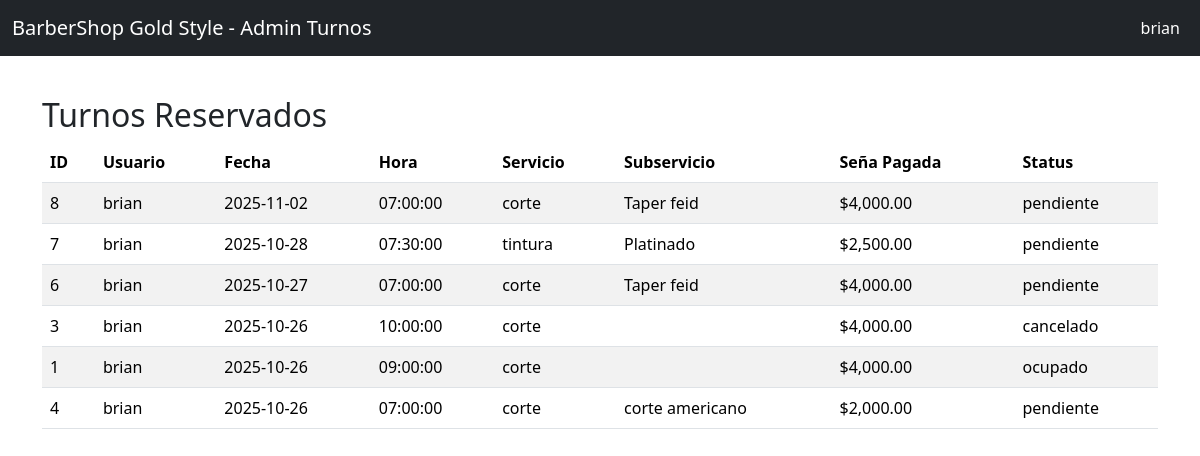
Before: /php/admin/turnos_admin.php (signed in) with the older database file.
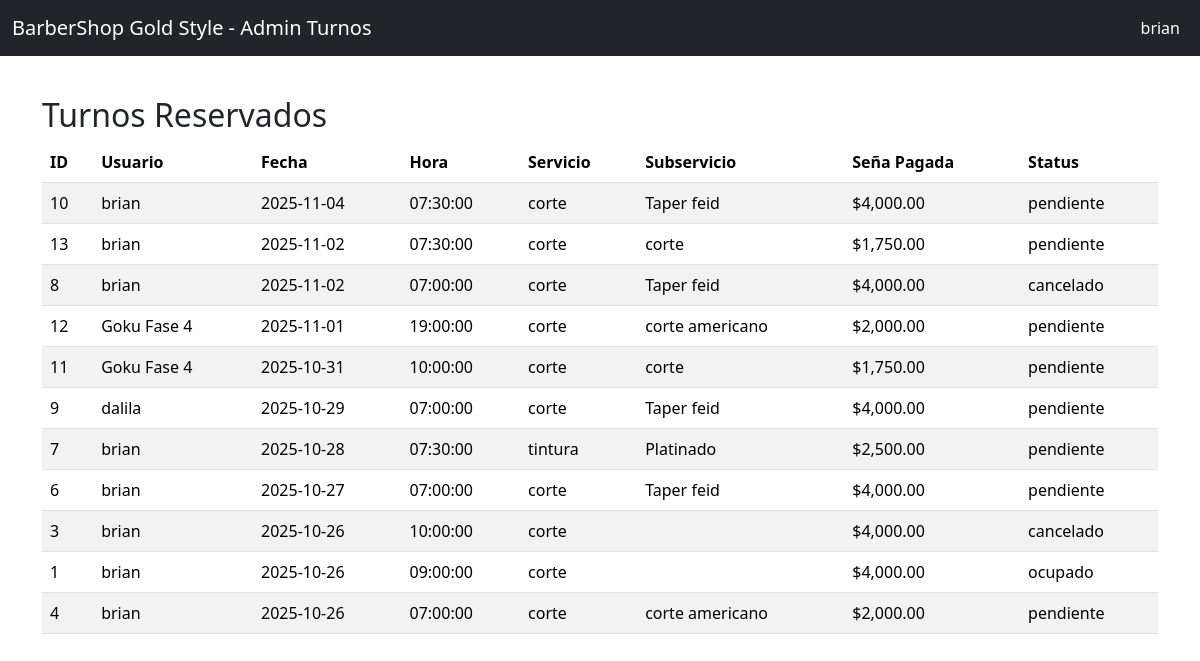
After: the same page with the newer database file.
### tables this page shows
CREATE TABLE `reservas` (
  `id_reserva` int(11) NOT NULL,
  `id_usuario` int(11) NOT NULL,
  `fecha` date NOT NULL,
  `hora` time NOT NULL,
  `category_key` varchar(50) NOT NULL,
  `sub_table` varchar(50) NOT NULL,
  `sena_pagada` decimal(10,2) DEFAULT 0.00,
  `status` varchar(50) DEFAULT 'pendiente',
  `sub_id` int(11) NOT NULL,
  `subservicio_name` varchar(255) NOT NULL DEFAULT ''
);

CREATE TABLE `usuarios` (
  `idusuario` int(11) NOT NULL,
  `nombre` varchar(100) NOT NULL,
  `dni` varchar(20) NOT NULL,
  `edad` int(11) NOT NULL CHECK (`edad` >= 16),
  `telefono` varchar(20) NOT NULL,
  `contrasena` varchar(255) NOT NULL,
  `correo` varchar(100) NOT NULL,
  `rol` varchar(50) DEFAULT 'cliente',
  `foto` varchar(255) DEFAULT NULL
);

### php/admin/turnos_admin.php (the view, shortened to what this page needs)
<?php
require_once '../conexion.php';
$stmt = $pdo->query("SELECT r.*, u.nombre AS user_name FROM reservas r JOIN usuarios u ON r.id_usuario = u.idusuario ORDER BY r.fecha DESC, r.hora DESC");
$turnos = $stmt->fetchAll(PDO::FETCH_ASSOC);
?>
<!DOCTYPE html>
<html lang="es">
<head>
    <link href="https://cdn.jsdelivr.net/npm/bootstrap@5.3.3/dist/css/bootstrap.min.css" rel="stylesheet">
</head>
<body>
    <nav class="navbar navbar-dark bg-dark fixed-top">
        <div class="container-fluid">
            <a class="navbar-brand" href="#">BarberShop Gold Style - Admin Turnos</a>
            <div class="d-flex align-items-center">
                <span class="text-white me-2"><?php echo htmlspecialchars($_SESSION["nombre"] ?? 'Admin'); ?></span>
            </div>
        </div>
    </nav>
    <div class="container mt-5 pt-5">
        <h2>Turnos Reservados</h2>
        <table class="table table-striped">
            <thead>
                <tr>
                    <th>ID</th>
                    <th>Usuario</th>
                    <th>Fecha</th>
                    <th>Hora</th>
                    <th>Servicio</th>
                    <th>Subservicio</th>
                    <th>Seña Pagada</th>
                    <th>Status</th>
                </tr>
            </thead>
            <tbody>
                <?php foreach ($turnos as $turno): ?>
                    <tr>
                        <td><?php echo $turno['id_reserva']; ?></td>
                        <td><?php echo htmlspecialchars($turno['user_name']); ?></td>
                        <td><?php echo $turno['fecha']; ?></td>
                        <td><?php echo $turno['hora']; ?></td>
                        <td><?php echo htmlspecialchars($turno['category_key']); ?></td>
                        <td><?php echo htmlspecialchars($turno['subservicio_name']); ?></td>
                        <td>$<?php echo number_format($turno['sena_pagada'], 2); ?></td>
                        <td><?php echo htmlspecialchars($turno['status']); ?></td>
                    </tr>
                <?php endforeach; ?>
            </tbody>
        </table>
    </div>
</body>
</html>

Changed rows visible on the page:
added reservas: id_reserva "10", id_usuario.nombre "brian", fecha "2025-11-04", hora "07:30:00", category_key "corte", subservicio_name "Taper feid", sena_pagada "4,000.00", status "pendiente"
added reservas: id_reserva "13", id_usuario.nombre "brian", fecha "2025-11-02", hora "07:30:00", category_key "corte", subservicio_name "corte", sena_pagada "1,750.00", status "pendiente"
changed reservas id 8: status "pendiente" → "cancelado"
added reservas: id_reserva "12", id_usuario.nombre "Goku Fase 4", fecha "2025-11-01", hora "19:00:00", category_key "corte", subservicio_name "corte americano", sena_pagada "2,000.00", status "pendiente"
added reservas: id_reserva "11", id_usuario.nombre "Goku Fase 4", fecha "2025-10-31", hora "10:00:00", category_key "corte", subservicio_name "corte", sena_pagada "1,750.00", status "pendiente"
added reservas: id_reserva "9", id_usuario.nombre "dalila", fecha "2025-10-29", hora "07:00:00", category_key "corte", subservicio_name "Taper feid", sena_pagada "4,000.00", status "pendiente"
